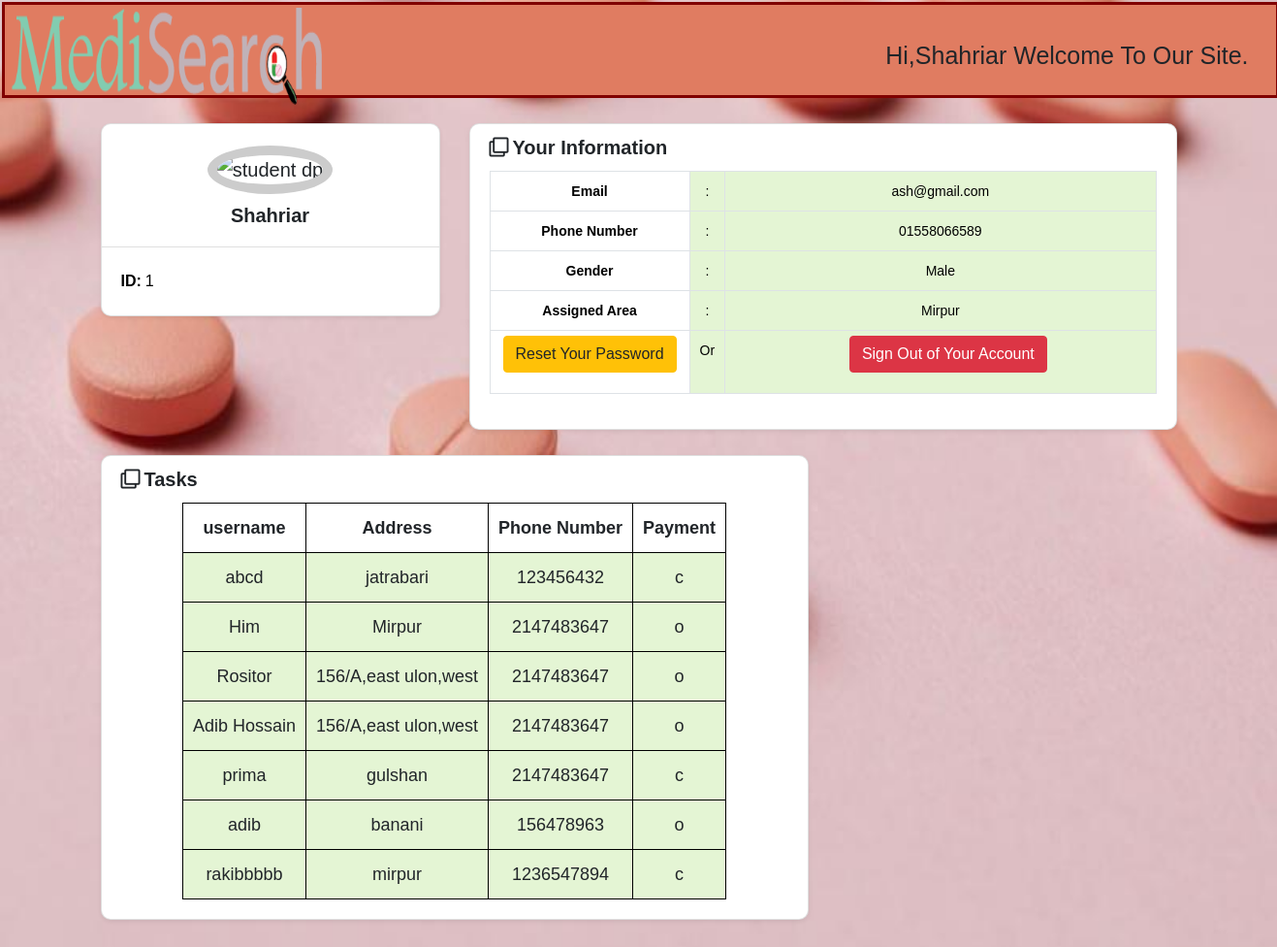
The page /welcome.php (signed in) on the database its author committed.
### tables this page shows
CREATE TABLE `order_payment` (
  `order_no` int(11) NOT NULL,
  `customer_name` varchar(20) NOT NULL,
  `customer_address` varchar(20) NOT NULL,
  `email` varchar(20) NOT NULL,
  `phone` int(11) NOT NULL,
  `payment_method` char(1) NOT NULL,
  `discount` int(11) NOT NULL
);

### welcome.php (the view, shortened to what this page needs)
<?php
$user = 'root';
$password = '';
$database = 'cse370_project';
$servername='localhost:3306';
$mysqli = new mysqli($servername, $user,
                $password, $database);
$sql = " SELECT * FROM order_payment ORDER BY order_no DESC ";
$result = $mysqli->query($sql);
?>
<!DOCTYPE html>
<html lang="en">
<head>
    <link href="https://fonts.googleapis.com/css?family=Lato:300,400,700,900&display=swap" rel="stylesheet"><link rel='stylesheet' href='https://cdnjs.cloudflare.com/ajax/libs/twitter-bootstrap/4.1.3/css/bootstrap.min.css'>
    <link rel='stylesheet' href='https://cdnjs.cloudflare.com/ajax/libs/font-awesome/5.12.1/css/all.min.css'>
</head>
<body>
    <div id="main_menu">
        <div class="logo_area">
            <a href=""><img  src="logo.png" id="logo"></a>
        </div>
        <div class="inner_main_menu">
            <ul>
                <li><a>Hi,<?php echo htmlspecialchars($_SESSION["username"]); ?> Welcome to our Site.</a></li>
            </ul>
        </div>
        </div>
<section>
    <div class="rt-container">
          <div class="col-rt-12">
              <div class="Scriptcontent">
<div class="student-profile py-4">
  <div class="container">
    <div class="row">
      <div class="col-lg-4">
        <div class="card shadow-sm">
          <div class="card-header bg-transparent text-center">
            <img class="profile_img" src="https://source.unsplash.com/600x300/?student" alt="student dp">
            <h3><?php echo htmlspecialchars($_SESSION["username"]); ?></h3>
          </div>
          <div class="card-body">
            <p class="mb-0"><strong class="pr-1">ID:</strong><?php echo htmlspecialchars($_SESSION["id"]); ?></p>
          </div>
        </div>
      </div>
      <div class="col-lg-8">
        <div class="card shadow-sm">
          <div class="card-header bg-transparent border-0">
            <h3 class="mb-0"><i class="far fa-clone pr-1"></i>Your Information</h3>
          </div>
          <div class="card-body pt-0">
            <table class="table table-bordered">
              <tr>
                <th width="30%">Email</th>
                <td width="2%">:</td>
                <td>ash@gmail.com</td>
              </tr>
              <tr>
                <th width="30%">Phone Number</th>
                <td width="2%">:</td>
                <td>01558066589</td>
              </tr>
              <tr>
                <th width="30%">Gender</th>
                <td width="2%">:</td>
                <td>Male</td>
              </tr>
              <tr>
                <th width="30%">Assigned Area</th>
                <td width="2%">:</td>
                <td>Mirpur</td>
              </tr>
              <tr>
                <th width="30%"><p><a href="reset-password.php" class="btn btn-warning">Reset Your Password</a></p></th>
                <td width="2%"> Or</td>
                <td><p><a href="logout.php" class="btn btn-danger ml-3">Sign Out of Your Account</a></p></td>
              </tr>
            </table>
          </div>
        </div>
          <div style="height: 26px"></div>
        </div>
      <div class="col-lg-8">
        <div class="card shadow-sm">
          <div class="card-header bg-transparent border-0">
            <h3 class="mb-0"><i class="far fa-clone pr-1"></i>Tasks</h3>
          </div>
          <div class="card-body pt-0">
          <table>
            <tr>
                <th>username</th>
                <th>Address</th>
                <th>Phone Number</th>
                <th>Payment</th>
            </tr>
            <?php
                while($rows=$result->fetch_assoc())
                {
            ?>
            <tr>
                <td><?php echo $rows['customer_name'];?></td>
                <td><?php echo $rows['customer_address'];?></td>
                <td><?php echo $rows['phone'];?></td>
                <td><?php echo $rows['payment_method'];?></td>
            </tr>
            <?php
                }
            ?>
        </table>
          </div>
        </div>
          <div style="height: 26px"></div>
        </div>
      </div>
    </div>
  </div>
</div>
</section>
</body>
</html>

### welcome.php (style rules this page uses)
body { background: url(bg.jpeg); background-size: cover; font-family: Arial; font-size: 20px; font-weight: 400; line-height: 1.5em; }
.inner_main_menu { margin: 0 auto; width: 1300px; }
.inner_main_menu ul { margin: 15px; padding: 10px 0 0; list-style: none; text-align: right; }
.inner_main_menu ul li { float: none; display: inline-block; }
.inner_main_menu ul li a { color: white; font-size: 25px; text-transform: capitalize; text-decoration: none; display: block; padding: 10px 8px; }
#main_menu { background-color: #e07c61; margin: 2px; width: 100%; padding: 1.5px; position: relative; border: 3px solid maroon; }
table { margin: 0 auto; font-size: large; border: 1px solid black; }
td { background-color: #E4F5D4; border: 1px solid black; }
th, td { font-weight: bold; border: 1px solid black; padding: 10px; text-align: center; }
td { font-weight: lighter; }
.logo_area { width:200px; height: 300px; position: absolute; left: 12%; top: 3px; content: ""; margin-left: -150px; }
#logo { width: 320px; height: 100px }
.student-profile .card { border-radius: 10px; }
.student-profile .card .card-header .profile_img { width: 150px; height: 150px; object-fit: cover; margin: 10px auto; border: 10px solid #ccc; border-radius: 50%; }
.student-profile .card h3 { font-size: 20px; font-weight: 700; }
.student-profile .card p { font-size: 16px; color: #000; }
.student-profile .table th, .student-profile .table td { font-size: 14px; padding: 5px 10px; color: #000; }

### rows shown on the page
order_payment: customer_name "abcd", customer_address "jatrabari", phone "123456432", payment_method "c"
order_payment: customer_name "Him", customer_address "Mirpur", phone "2147483647", payment_method "o"
order_payment: customer_name "Rositor", customer_address "156/A,east ulon,west", phone "2147483647", payment_method "o"
order_payment: customer_name "Adib Hossain", customer_address "156/A,east ulon,west", phone "2147483647", payment_method "o"
order_payment: customer_name "prima", customer_address "gulshan", phone "2147483647", payment_method "c"
order_payment: customer_name "adib", customer_address "banani", phone "156478963", payment_method "o"
order_payment: customer_name "rakibbbbb", customer_address "mirpur", phone "1236547894", payment_method "c"

### other values the page prints
$_SESSION["username"] "Shahriar"
$_SESSION["id"] "1"
